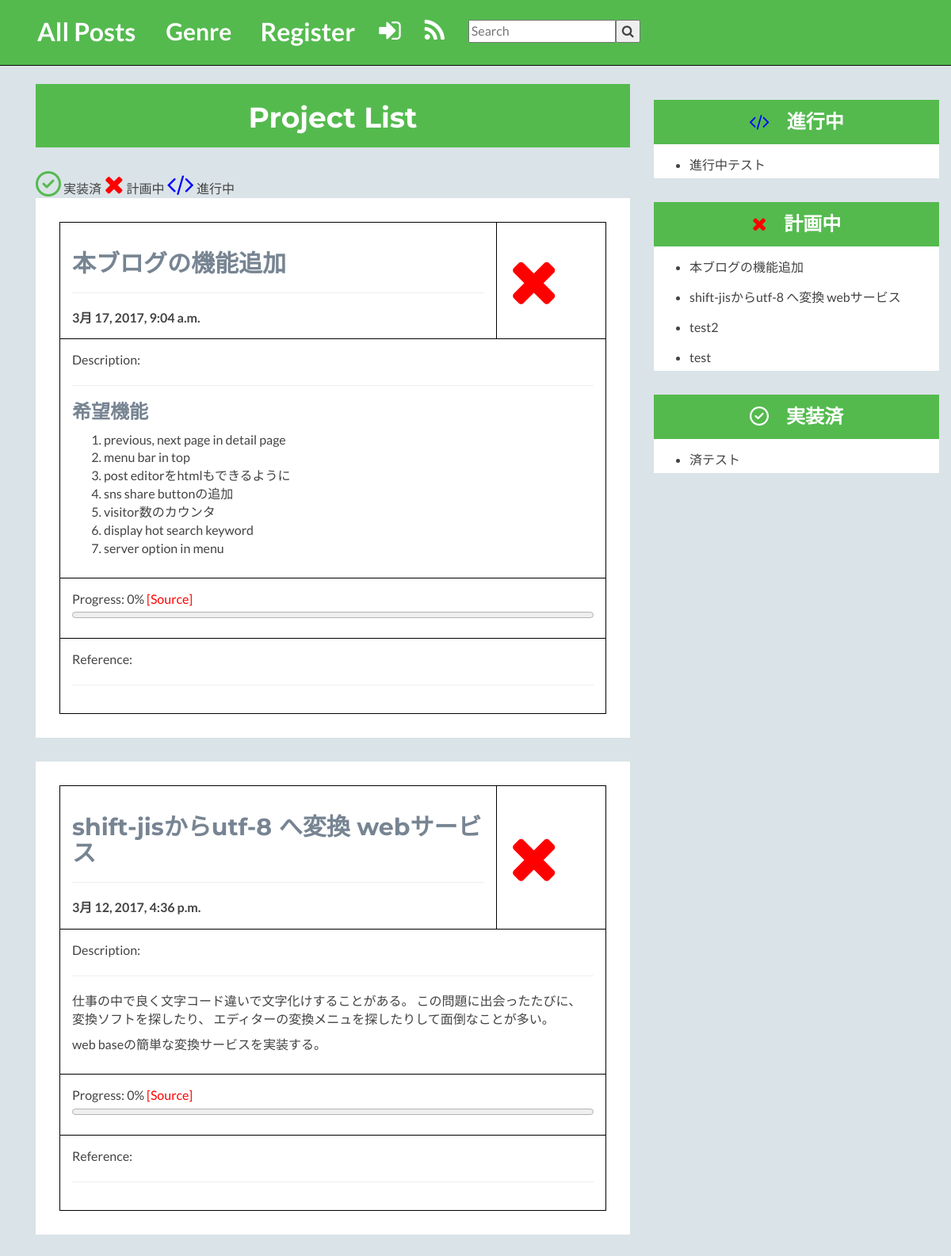
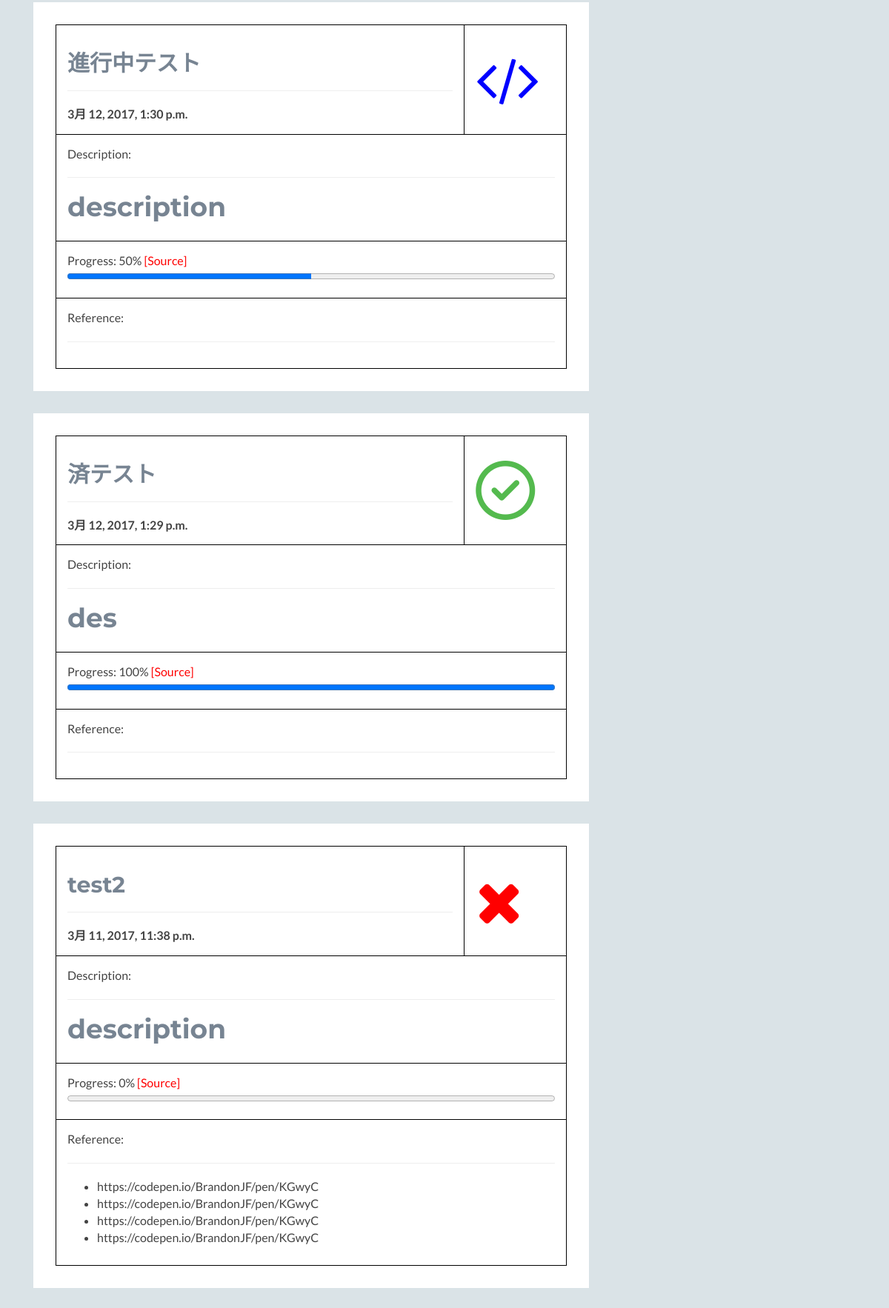
/todo/ (upper part), run on the app's committed database (2 pictures, top to bottom).
### myblog/models.py (models this page shows, shortened)
@python_2_unicode_compatible
class ToDo(models.Model):
    title = models.CharField(max_length=1000)
    description = MarkdownxField()
    slug = models.SlugField( default='')
    publishing_date = models.DateTimeField(auto_now_add=True)
    source_url = models.URLField(blank=True, null=True)
    status = models.IntegerField(choices=STATUS_CHOICES, default=1)
    progress = models.IntegerField(choices=PROGRESS_CHOICES, default=0)
    ref_title1 = models.CharField(max_length=255, default=' ', blank=True)
    ref_url1 = models.URLField(blank=True, null=True)
    ref_title2 = models.CharField(max_length=255, default=' ', blank=True)
    ref_url2 = models.URLField(blank=True, null=True)
    ref_title3 = models.CharField(max_length=255, default=' ', blank=True)
    ref_url3 = models.URLField(blank=True, null=True)
    ref_title4 = models.CharField(max_length=255, default=' ', blank=True)
    ref_url4 = models.URLField(blank=True, null=True)
    ref_title5 = models.CharField(max_length=255, default=' ', blank=True)
    ref_url5 = models.URLField(blank=True, null=True)

### myblog/views.py (the view)
# urls.py: url(r'^todo/$', TodoListView.as_view(), name='todo_list'),
class TodoListView(ListView):
    model = ToDo
    template_name = "todo_list.html"
    def get_context_data(self, **kwargs):
        context = super(TodoListView, self).get_context_data(**kwargs)
        project_list = ToDo.objects.all().order_by('-publishing_date')
        page = int(self.request.GET.get('page')) -1 if self.request.GET.get('page') else None
        if page and page>0:
            context['project_list'] = project_list[page*6-1: page*6+6]
        else:
            context['project_list'] = project_list[0:6]
        pagination = list()
        for i in range(int(project_list.count()/6)+1):
            pagination.append(i+1)
        context['pagination'] = pagination
        return context
    def get_queryset(self):
        return ToDo.objects.order_by('publishing_date')

### templates/todo_list.html (shortened to what this page needs)
{% extends 'base.html' %}
{% load markdown_deux_tags %}
{% block content %}
    <div class="container sections-wrapper">
        <div class="row">
            <div class="primary col-md-8 col-sm-12 col-xs-12">
                <section class="about section" id="aboutme" style="background-color: red;">
                    <div class="section-inner" style="background-color: #54ba4e; height: 80px; padding: 3px;">
                        <h1 style="color: white;" align="center">Project List</h1>
                    </div>
                </section>
                <i class="fa fa-check-circle-o fa-2x" style="color: #54ba4e;" aria-hidden="true"></i> 実装済
                <i class="fa fa-times fa-2x" style="color: red;" aria-hidden="true"></i> 計画中
                <i class="fa fa-code fa-2x" style="color: blue;" aria-hidden="true"></i> 進行中
                {% for project in project_list %}
                <section class="about section" id="aboutme">
                    <div class="section-inner">
                        <table id="project-table" style="width:100%; border: 1px solid black; border-collapse: collapse;">
                          <tr>
                            <th style="width: 80%;border: 1px solid black; border-collapse: collapse;"><h2>{{project.title}}</h2> <hr> {{project.publishing_date}}</th>
                            {% if project.status == 1 %}
                            <th align="center" valign="middle"><i class="fa fa-times fa-5x" style="color: red;" aria-hidden="true"></i></th>
                            {% elif project.status == 2 %}
                            <th align="center" valign="middle"><i class="fa fa-code fa-5x" style="color: blue;" aria-hidden="true"></i></th>
                            {% else %}
                            <th align="center" valign="middle"><i class="fa fa-check-circle-o fa-5x" style="color: #54ba4e;" aria-hidden="true"></i></th>
                            {% endif %}
                          </tr>
                          <tr>
                            <td colspan="2" style="border: 1px solid black; border-collapse: collapse;">Description: <hr> {{project.description|safe|escape|markdown}}</td>
                          </tr>
                          <tr>
                            <td  colspan="2" style="border: 1px solid black; border-collapse: collapse;">Progress: {{project.progress}}% <a href="{{project.source_url}}" style="color: red;">[Source]</a><progress value="{{project.progress}}" max="100" style="width:100%">{{project.progress}}</progress></td>
                          </tr>
                          <tr>
                            <td colspan="2" style="border: 1px solid black; border-collapse: collapse;">Reference: <hr>
                                <ul>
                                    {%if project.ref_title1 != "" %}
                                    <li><a href="{{project.ref_title1}}">{{project.ref_url1}}</a></li>
                                    {% endif %}
                                    {%if project.ref_title2 != "" %}
                                    <li><a href="{{project.ref_title2}}">{{project.ref_url2}}</a></li>
                                    {% endif %}
                                    {%if project.ref_title3 != "" %}
                                    <li><a href="{{project.ref_title3}}">{{project.ref_url3}}</a></li>
                                    {% endif %}
                                    {%if project.ref_title4 != "" %}
                                    <li><a href="{{project.ref_title4}}">{{project.ref_url4}}</a></li>
                                    {% endif %}
                                </ul>
                            </td>
                          </tr>
                        </table>
                    </div>
                </section>
                {% endfor %}
            </div>
            <div class="secondary col-md-4 col-sm-12 col-xs-12">
                <aside class="info aside section">
                    <div style="background: white; align = center; text-align: center;" valign="middle">
                            <h3 style="color: white; background: #54ba4e; padding: 15px;"><i class="fa fa-code" style="color: blue;" aria-hidden="true"></i> 進行中</h3>
                            <div style="text-align: left;  padding:5px">
                            <ul>
                            {% for project in project_list %}
                            {% if project.status == 2 %}
                                <li><a href="{% url 'todo_details' slug=project.slug %}">{{ project.title }}</a></li>
                            {% endif %}
                            {% endfor %}
                            </ul>
                            </div>
                    </div>
                </aside>
                <aside class="info aside section">
                    <div style="background: white; align = center; text-align: center;" valign="middle">
                            <h3 style="color: white; background: #54ba4e; padding: 15px;"><i class="fa fa-times" style="color: red;" aria-hidden="true"></i> 計画中</h3>
                            <div style="text-align: left;  padding:5px">
                            <ul>
                            {% for project in project_list %}
                            {% if project.status == 1 %}
                                <li><a href="{% url 'todo_details' slug=project.slug %}">{{ project.title }}</a></li>
                            {% endif %}
                            {% endfor %}
                            </ul>
                            </div>
                    </div>
                </aside>
                <aside class="info aside section">
                    <div style="background: white; align = center; text-align: center;" valign="middle">
                            <h3 style="color: white; background: #54ba4e; padding: 15px;"><i class="fa fa-check-circle-o" style="color: white;" aria-hidden="true"></i> 実装済</h3>
                            <div style="text-align: left;  padding:5px">
                            <ul>
                            {% for project in project_list %}
                            {% if project.status == 3 %}
                                <li><a href="{% url 'todo_details' slug=project.slug %}">{{ project.title }}</a></li>
                            {% endif %}
                            {% endfor %}
                            </ul>
                            </div>
                    </div>
                </aside>
            </div>
        </div>
    </div>
{% endblock %}

### myblog/static/css/styles.css (style rules this page uses)
body { font-family: 'Lato', arial, sans-serif; color: #434343; background: #dae3e7; font-size: 16px; -webkit-font-smoothing: antialiased; -moz-osx-font-smoothing: grayscale; }
h1, h2, h3, h4, h5, h6 { font-family: 'Montserrat', sans-serif; font-weight: 700; color: #778492; }
a { color: #3aaa64; -webkit-transition: all 0.4s ease-in-out; -moz-transition: all 0.4s ease-in-out; -ms-transition: all 0.4s ease-in-out; -o-transition: all 0.4s ease-in-out; }
.sections-wrapper { padding-top: 60px; padding-bottom: 60px; }
.section { margin-bottom: 30px; }
.section .section-inner { background: #fff; padding: 30px; }
.info .fa { margin-right: 15px; color: #ccd1d6; }
.info ul { margin-bottom: 0; }
.info li { margin-bottom: 15px; }
.info li:last-child { margin-bottom: 0; }
#projectDetailTable table, th, td { border: 1px solid black; border-collapse: collapse; }

### myblog/static/css/menu.css (style rules this page uses)
a { color: inherit; }
i.fa, i.fa-2x { line-height: 100%; }

### templates/todo_list.html (style rules this page uses)
th, td { padding: 15px; }

### data on the page
ToDo: title "本ブログの機能追加", publishing_date "3月 17, 2017, 9:04 a.m.", status 1 (drawn), description "希望機能 previous, next page in detail page menu bar in top post editorをhtmlもできるように sns share buttonの追加 visitor数のカウンタ display hot search keyword server option in menu", progress "0"
ToDo: title "shift-jisからutf-8 へ変換 webサービス", publishing_date "3月 12, 2017, 4:36 p.m.", status 1 (drawn), description "仕事の中で良く文字コード違いで文字化けすることがある。 この問題に出会ったたびに、変換ソフトを探したり、 エディターの変換メニュを探したりして面倒なことが多い。 web baseの簡単な変換サービスを実装する。", progress "0"
ToDo: title "進行中テスト", publishing_date "3月 12, 2017, 1:30 p.m.", status 2 (drawn), description "description", progress "50"
ToDo: title "済テスト", publishing_date "3月 12, 2017, 1:29 p.m.", status 3 (drawn), description "des", progress "100"
ToDo: title "test2", publishing_date "3月 11, 2017, 11:38 p.m.", status 1 (drawn), description "description", progress "0", ref_url1 "https://codepen.io/BrandonJF/pen/KGwyC", ref_url2 "https://codepen.io/BrandonJF/pen/KGwyC", ref_url3 "https://codepen.io/BrandonJF/pen/KGwyC", ref_url4 "https://codepen.io/BrandonJF/pen/KGwyC"
ToDo: title "test"
